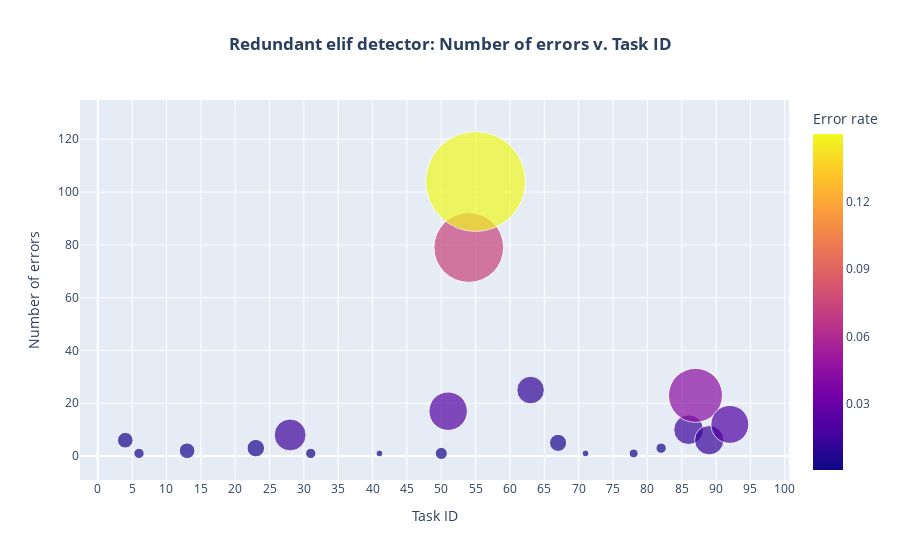

Source (notebook cell):
### Code cell
visualizer_redundant_elif_detector = Visualizer(
    detector_name="Redundant elif detector",
    counter_task_solutions=runner_redundant_elif_detector.counter_task_solutions,
    counter_task_errors=runner_redundant_elif_detector.counter_task_errors,
    )

fig_redundant_elif_detector = visualizer_redundant_elif_detector.display_visualization()

### Figure 1 — Plotly figure (JSON) as saved in the notebook; plotly's stock layout.template omitted (floating-point values rounded to 4 significant figures)
{"data": [{"marker": {"color": [0.0044, 0.0114, 0.0022, 0.0007, 0.073, 0.0222, 0.1499, 0.0046, 0.0016, 0.0016, 0.0037, 0.0153, 0.0037, 0.0007, 0.0016, 0.0012, 0.0133, 0.0438, 0.0129, 0.0216], "colorbar": {"dtick": 0.03, "title": {"text": "Error rate"}}, "size": [17.13, 27.58, 12.11, 6.83, 69.78, 38.48, 100, 17.52, 10.33, 10.33, 15.71, 31.95, 15.71, 6.83, 10.33, 8.95, 29.79, 54.06, 29.34, 37.96]}, "mode": "markers", "text": ["Task_id: 67 <br>Number of detected errors: 5 <br>Number of solutions: 1126 <br>Error rate: 0.0044 <br>", "Task_id: 63 <br>Number of detected errors: 25 <br>Number of solutions: 2202 <br>Error rate: 0.0114 <br>", "Task_id: 50 <br>Number of detected errors: 1 <br>Number of solutions: 446 <br>Error rate: 0.0022 <br>", "Task_id: 41 <br>Number of detected errors: 1 <br>Number of solutions: 1480 <br>Error rate: 0.0007 <br>", "Task_id: 54 <br>Number of detected errors: 79 <br>Number of solutions: 1082 <br>Error rate: 0.073 <br>", "Task_id: 51 <br>Number of detected errors: 17 <br>Number of solutions: 765 <br>Error rate: 0.0222 <br>", "Task_id: 55 <br>Number of detected errors: 104 <br>Number of solutions: 694 <br>Error rate: 0.1499 <br>", "Task_id: 23 <br>Number of detected errors: 3 <br>Number of solutions: 655 <br>Error rate: 0.0046 <br>", "Task_id: 6 <br>Number of detected errors: 1 <br>Number of solutions: 628 <br>Error rate: 0.0016 <br>", "Task_id: 31 <br>Number of detected errors: 1 <br>Number of solutions: 635 <br>Error rate: 0.0016 <br>", "Task_id: 13 <br>Number of detected errors: 2 <br>Number of solutions: 535 <br>Error rate: 0.0037 <br>", "Task_id: 28 <br>Number of detected errors: 8 <br>Number of solutions: 524 <br>Error rate: 0.0153 <br>", "Task_id: 4 <br>Number of detected errors: 6 <br>Number of solutions: 1636 <br>Error rate: 0.0037 <br>", "Task_id: 71 <br>Number of detected errors: 1 <br>Number of solutions: 1449 <br>Error rate: 0.0007 <br>", "Task_id: 82 <br>Number of detected errors: 3 <br>Number of solutions: 1839 <br>Error rate: 0.0016 <br>", "Task_id: 78 <br>Number of detected errors: 1 <br>Number of solutions: 860 <br>Error rate: 0.0012 <br>", "Task_id: 86 <br>Number of detected errors: 10 <br>Number of solutions: 753 <br>Error rate: 0.0133 <br>", "Task_id: 87 <br>Number of detected errors: 23 <br>Number of solutions: 525 <br>Error rate: 0.0438 <br>", "Task_id: 89 <br>Number of detected errors: 6 <br>Number of solutions: 465 <br>Error rate: 0.0129 <br>", "Task_id: 92 <br>Number of detected errors: 12 <br>Number of solutions: 555 <br>Error rate: 0.0216 <br>"], "type": "scatter", "x": ["67", "63", "50", "41", "54", "51", "55", "23", "6", "31", "13", "28", "4", "71", "82", "78", "86", "87", "89", "92"], "y": [5, 25, 1, 1, 79, 17, 104, 3, 1, 1, 2, 8, 6, 1, 3, 1, 10, 23, 6, 12]}], "layout": {"title": {"text": "<b> Redundant elif detector: Number of errors v. Task ID </b>", "x": 0.5}, "xaxis": {"dtick": 5, "title": {"text": "Task ID"}, "type": "linear"}, "yaxis": {"dtick": 20, "title": {"text": "Number of errors"}}}}
